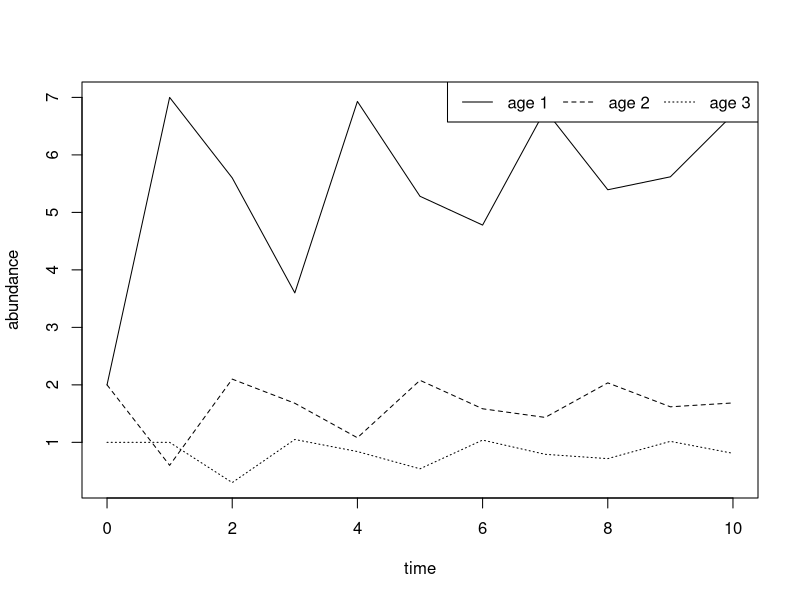
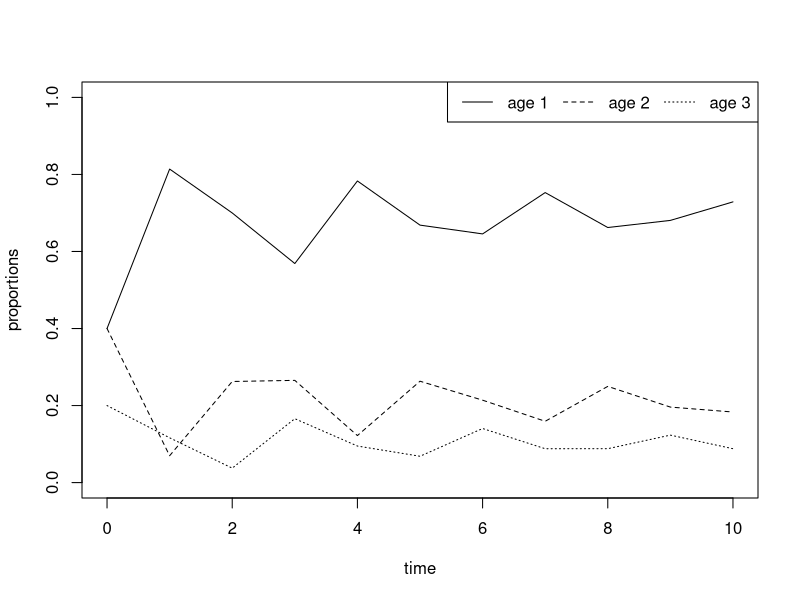
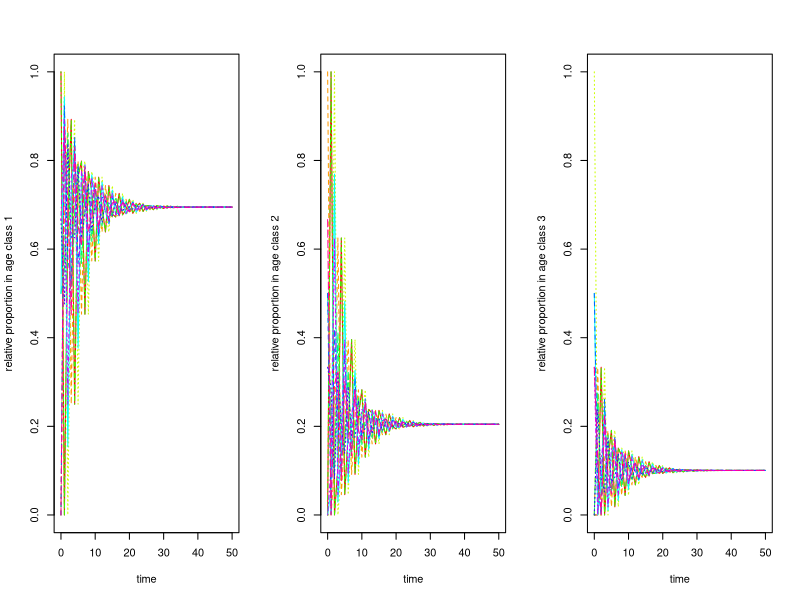

These figures' R source, in order:
## ---- chunk 1
knitr::opts_chunk$set(echo = TRUE)
## ---- chunk 2
L <- matrix(
  c(0, 1 , 5, 0.3, 0, 0, 0, 0.5, 0),	 # we construct a matrix by giving all its entries in a single vector, which we then split into...
  nrow = 3, # ...this many rows and...
  ncol = 3, # ...and this many columns
  byrow = T) # fill matrix by rows

L # print the matrix
## ---- chunk 3
length <-10 # length of the time series
N.0 <- c(2, 2, 1)
time.series <- matrix(N.0, nrow = 3) # creates a matrix with three rows, called times.series, in which we will store the time series
for (i in 1:length){# iterates the multiplication L.N(t) as often as specified by the parameter "length"
  time.series <- cbind(time.series, L %*% time.series[,i]) # executes multiplication of the matrix L with current population vector and stores adds the result as a new column to the matrix time.series
  }

matplot(0:length, t(time.series), type="l", lty=1:3, col = 1, ylab = "abundance", xlab = "time") # plots the time.series for each age-class
legend("topright", legend = c("age 1", "age 2", "age 3"), lty = 1:3, col = 1, bty = "N", horiz = TRUE) # adds a legend
## ---- chunk 4
time.series.sum <- colSums(time.series) # vector of length t+1 with the summed abundances at each time step
time.series.prop1 <- time.series[1,]/time.series.sum # divides for each t the density of individuals at age 1 by total density at that time
time.series.prop2 <- time.series[2,]/time.series.sum # divides for each t the density of individuals at age 2 by total density at that time
time.series.prop3 <- time.series[3,]/time.series.sum # divides for each t the density of individuals at age 3 by total density at that time

matplot(0:length, time.series.prop1, type="l", lty=1, ylim = c(0,1), ylab = "proportions", xlab = "time") # plots proportions of individuals in age class 1 for the whole time series
lines(0:length, time.series.prop2, type="l", lty=2) # adds proportions for age class 2 to the same plot
lines(0:length, time.series.prop3, type="l", lty=3) # adds proportions for age class 3 to the same plot
legend("topright", legend = c("age 1", "age 2", "age 3"), lty = 1:3, col = 1, bty = "N", horiz = TRUE)
## ---- chunk 5
length <- 50
N.0 <- c(c(1,0,0), c(0,1,0), c(0,0,1), c(2,0,0), c(1,1,0), c(1,0,1), c(0,1,1), c(2,1,0), c(2,0,1), c(0,2,1)) # vector containing ten different initial population vectors N(0)

ten.time.series <- matrix(0, nrow = 10*nrow(L), ncol = length+1) # matrix in which we will store ten time series simultaneously
ten.time.series[ ,1] <- N.0 # stores the initial population vectors in the first column of that matrix

for (i in 0:9){# this nested for-loop executes the calculations for the ten time series simultaneously
  for (j in 1:length) {ten.time.series[(1+3*i):(3+3*i),(j+1)]<-L %*% ten.time.series[(1+3*i):(3+3*i),j]
  }
}

sum.ten.time.series <- matrix(0, nrow = 10, ncol = length+1) # matrix storing the sum for the ten time series
for(i in 1:10){# computes the total population size at each time step for each of the ten time series
  sum.ten.time.series[i, ] <- colSums(ten.time.series[(1+3*(i-1)):(3+3*(i-1)), ])
  }
age1 <- c(1,4,7,10,13,16,19,22,25,28) # indices indicating the rows in which the first age class is stored
age2 <- c(2,5,8,11,14,17,20,23,26,29) # indices indicating the rows in which the second age class is stored
age3 <- c(3,6,9,12,15,18,21,24,27,30) # indices indicating the rows in which the third age class is stored
prop.age1 <- ten.time.series[age1, ]/sum.ten.time.series # computing the relative proportion of individuals in age class 1
prop.age2 <- ten.time.series[age2, ]/sum.ten.time.series # computing the relative proportion of individuals in age class 2
prop.age3 <- ten.time.series[age3, ]/sum.ten.time.series # computing the relative proportion of individuals in age class 3

par(mfrow = c(1,3)) # arranges the next three plots in a single figure
matplot(0:length, t(prop.age1), type="l", col = rainbow(10), ylab = "relative proportion in age class 1", xlab = "time") # plot of the relative proportions
matplot(0:length, t(prop.age2), type="l", col = rainbow(10), ylab = "relative proportion in age class 2", xlab = "time")
matplot(0:length, t(prop.age3), type="l", col = rainbow(10), ylab = "relative proportion in age class 3", xlab = "time")
